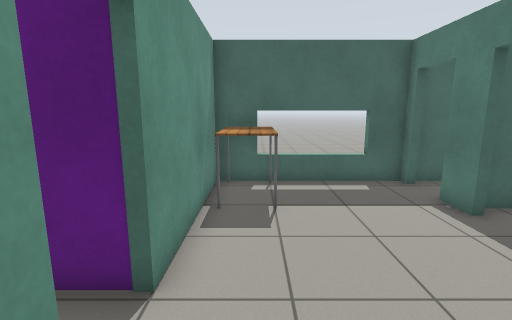
view 1 (above)

19 first-person views from a walk through a robot-simulator world made for Gazebo. The camera is 1.3 m above the floor, tilts 10° down and sees 85° across. The floor is counted in squares, 0.5 m on a side. Each view is taken from the middle of a square. On the plan, view 1 faces up. The plan holds only what a view shows up to about 19 squares ahead; the rest is blank. The robots in the file are not drawn. Simple patterns stand in for the simulator's built-in surfaces.

view 2
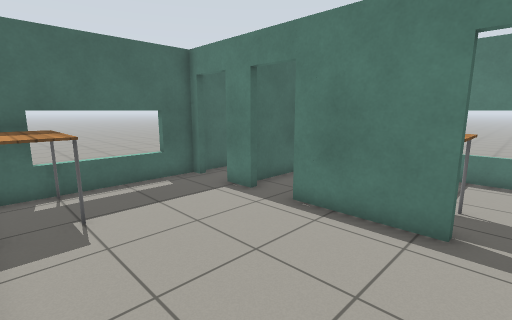

view 3
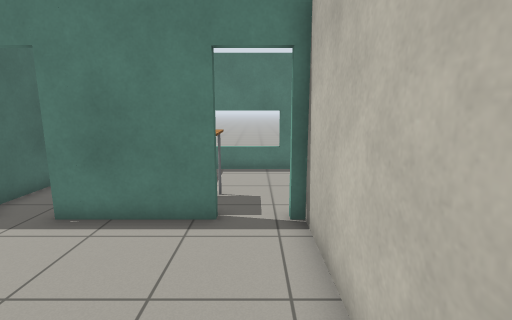

view 4
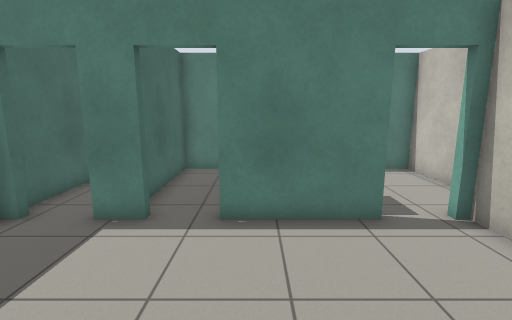

view 5
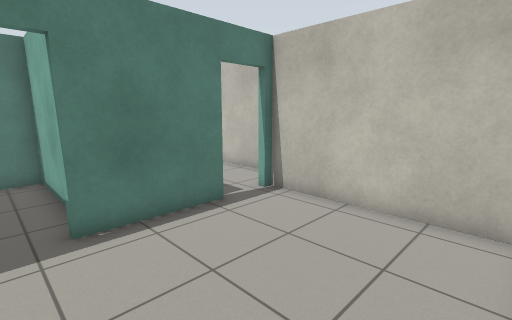

view 6
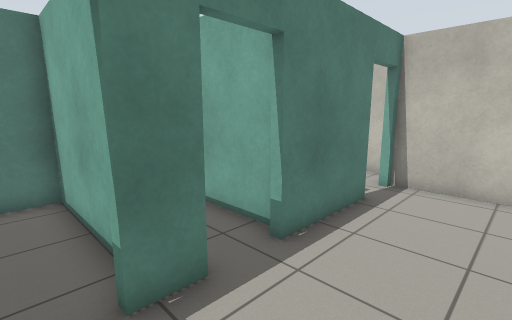

view 7
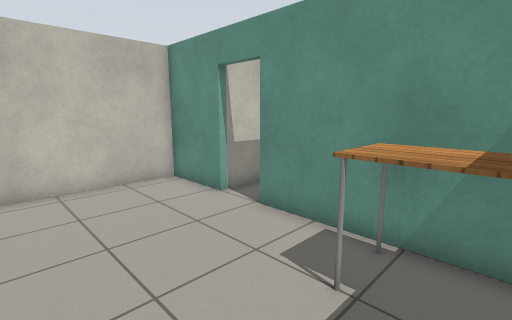

view 8
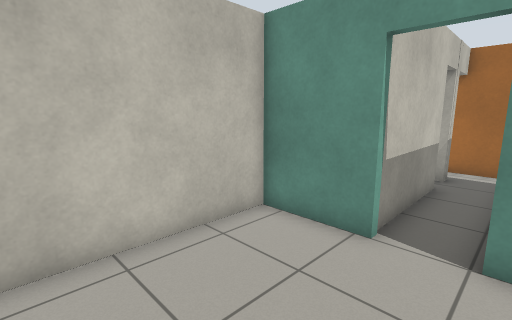

view 9
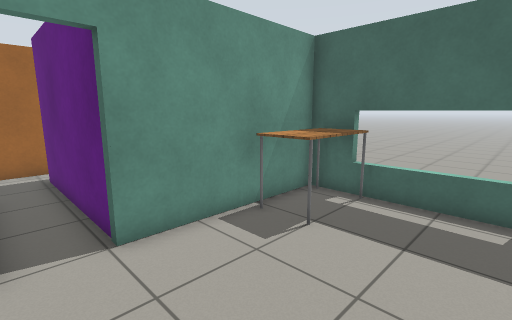

view 10
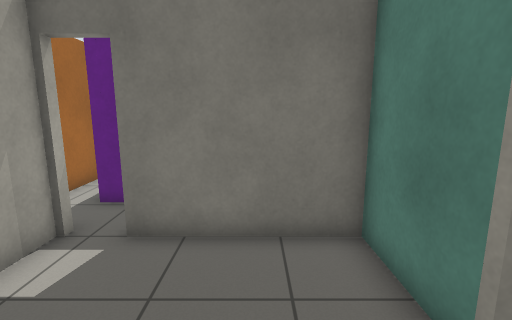

view 11
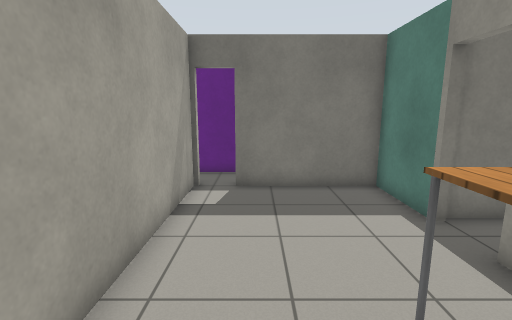

view 12
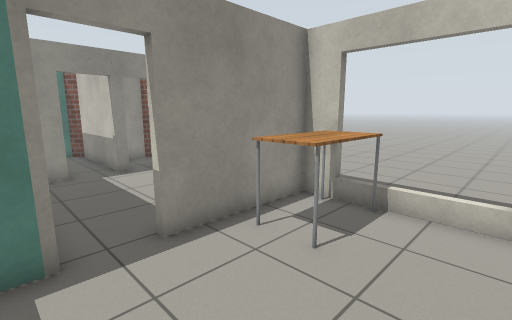

view 13
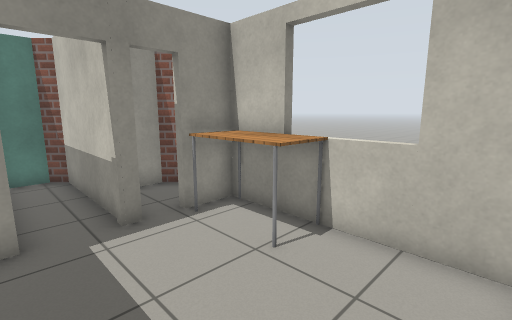

view 14
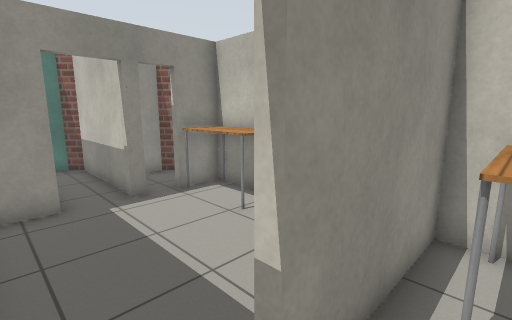

view 15
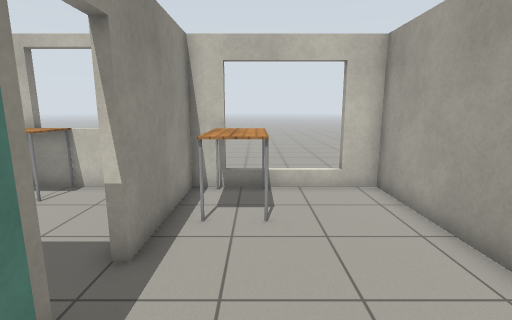

view 16
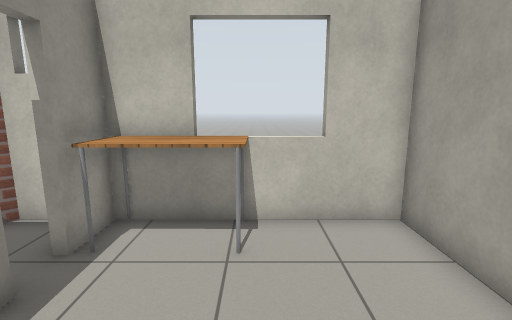

view 17
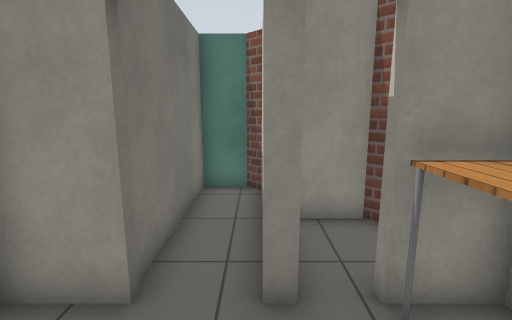

view 18
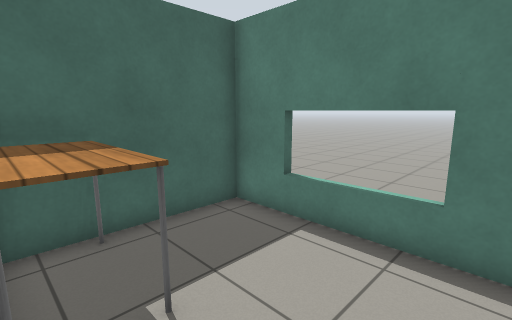

view 19
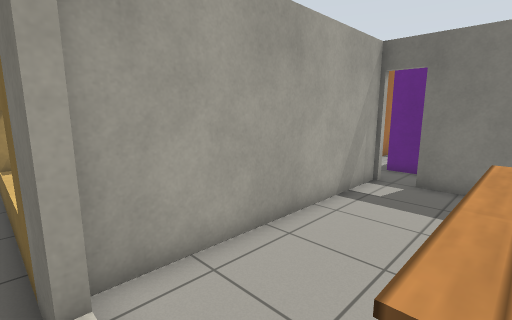

### Floor plan
Ten units are one square. View 1 is at (0, 0); x grows to the right and y downward. Boxes are objects, and circles mark ways between rooms. Rooms are numbered by the first view taken in them; rooms with no view inside come last. Other rooms are left out.
<svg viewBox="-150 -110 269 215">
<path fill="none" stroke="#000" d="M54 -33 54 -49M-15 -18 -15 12 54 12M54 -66 54 -80M54 -102 -15 -102 -15 -37M-18 17 -18 -15 -67 -15M-18 74 -18 35M-82 -15 -82 84 -44 84M54 56 54 52M-15 54 -15 84 16 84M54 32 54 15M1 15 -14 15M-18 35 -14 35M44 84 53 84M-14 17 -18 17M70 84 77 84 85 76 85 60M64 29 114 29 114 -42 75 -42M-26 84 -18 84 -18 74M-69 87 -145 87M75 -42 60 -42M60 -45 114 -45 114 -72 61 -72M91 -102 59 -102M71 -75 114 -75 114 -89M54 52 109 52 114 47 114 32 54 32"/>
<rect x="-15" y="-105" width="20" height="40" fill="#bbb"><title>table</title></rect>
<rect x="55" y="-45" width="20" height="40" fill="#bbb"><title>table</title></rect>
<rect x="-45" y="45" width="20" height="40" fill="#bbb"><title>table</title></rect>
<rect x="15" y="65" width="40" height="20" fill="#bbb"><title>table</title></rect>
<circle cx="55" cy="-20" r="3" fill="#2a7"/>
<circle cx="55" cy="0" r="3" fill="#2a7"/>
<circle cx="57" cy="-57" r="3" fill="#2a7"/>
<circle cx="57" cy="-87" r="3" fill="#2a7"/>
<circle cx="-20" cy="25" r="3" fill="#2a7"/>
<circle cx="-35" cy="85" r="3" fill="#2a7"/>
<circle cx="30" cy="90" r="3" fill="#2a7"/>
<circle cx="56" cy="50" r="3" fill="#2a7"/>
<text x="20" y="-40">1</text>
<text x="-50" y="30">2</text>
<text x="20" y="50">3</text>
<text x="80" y="0">4</text>
<text x="-40" y="100">5</text>
<text x="80" y="-50">6</text>
<text x="80" y="-90">7</text>
<text x="80" y="40">8</text>
</svg>
Room 1 opens to room 4. Room 1 opens to room 6. Room 1 opens to room 7. Room 2 opens to room 3. Room 2 opens to room 5. Room 3 opens to room 5. Room 3 opens to room 8.

Where each view was taken, in squares from view 1:
view 1: 0 up, 0 right, facing up
view 2: 0 up, 1 left, facing up-right
view 3: 0 up, 1 left, facing right
view 4: 4 up, 1 left, facing right
view 5: 6 up, 1 left, facing down-right
view 6: 9 up, 2 right, facing down-right
view 7: 9 up, 4 right, facing down-left
view 8: 4 up, 4 right, facing down-left
view 9: 2 up, 4 right, facing up-left
view 10: 4 down, 4 left, facing up
view 11: 8 down, 6 left, facing up
view 12: 1 down, 7 left, facing down-right
view 13: 3 down, 1 left, facing down-right
view 14: 2 down, 3 left, facing down-right
view 15: 1 up, 4 left, facing down
view 16: 2 down, 2 right, facing down
view 17: 5 down, 2 right, facing right
view 18: 2 down, 6 right, facing up-right
view 19: 9 down, 4 left, facing up-left
